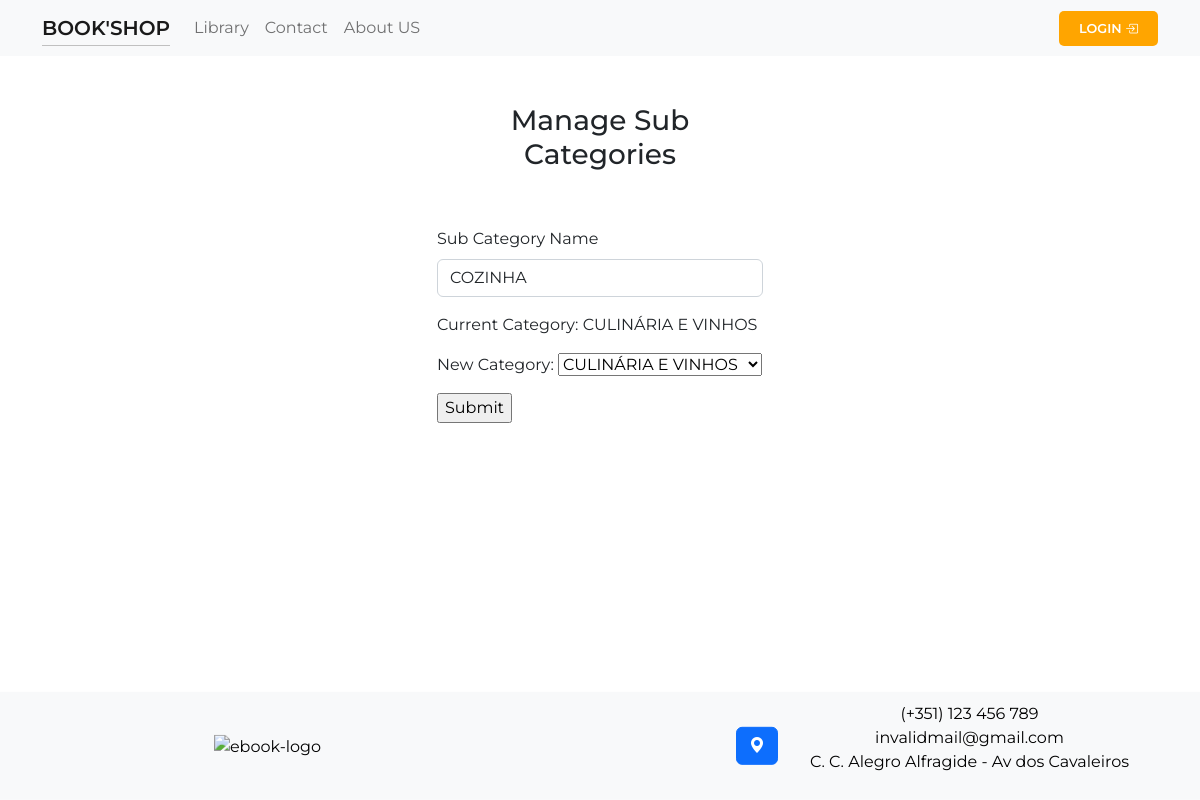
/pages/admin/pages/categories/manage_sub_cat/manage_sub_cat.php?subCatId=1, run on the app's committed database.
### tables this page shows
CREATE TABLE `sub_categories` (
  `ID` int(11) NOT NULL,
  `sub_category_name` varchar(48) NOT NULL,
  `for_category_id` int(11) NOT NULL
);

CREATE TABLE `categories` (
  `ID` int(11) NOT NULL,
  `category_name` varchar(24) NOT NULL
);

### pages/admin/pages/categories/manage_sub_cat/manage_sub_cat.php (the view, shortened to what this page needs)
<?php
    include($_SERVER['DOCUMENT_ROOT'].'/shop/connection/database.php');
    $subCatId = $_GET['subCatId'];
    $subCatQuery = mysqli_query($sql, "SELECT * FROM `sub_categories` WHERE `ID` = '$subCatId'");
    $subCatInfo = mysqli_fetch_assoc($subCatQuery);
    $subCategoryName = $subCatInfo['sub_category_name'];
    $currCategory = mysqli_query($sql, "SELECT * FROM `categories` WHERE `ID` = ".$subCatInfo['for_category_id']."");
    $categoryInfo = mysqli_fetch_assoc($currCategory);
    $categoryName = $categoryInfo['category_name'];
    $forCategoryId = $categoryInfo['ID'];
?>
<!DOCTYPE html>
<html lang="en">
    <?php
        require($_SERVER['DOCUMENT_ROOT'].'/shop/components/head.php');
    ?>
<body>
    <?php require($_SERVER['DOCUMENT_ROOT'].'/shop/components/navbar/navbar.php'); ?>
    <div class="container mt-5 justify-content-center w-50">
        <div class="row flex-column align-items-center justify-content-center">
            <div class="col-md-5 mb-5 text-center">
                <h3 class="page-title">
                    Manage Sub Categories
                </h3>
            </div>
            <div class="col-md-7">
                <form method="post">
                    <div class="mb-3">
                        <label for="newSubCatName" class="form-label">Sub Category Name</label>
                        <input type="text" class="form-control" name="newSubCatName" id="newSubCatName" aria-describedby="newSubCat"
                            value="<?php echo $subCategoryName ?>" required>
                    </div>
                    <div class="mb-3">
                        <div class="col-md">
                            <label for="subCatForCat">
                                <span class="currentCategory">
                                    Current Category:
                                </span>
                                <?= $categoryName ?>
                            </label>
                        </div>
                        <div class="col-md mt-3">
                            <span class="newCategory">
                                New Category:
                            </span>
                            <select id="subCatForCat" name="selectedNewSubCat">
                                <?php
                                    $formatQuery = "SELECT * FROM categories";
                                    $execQuery = mysqli_query($sql, $formatQuery);
                                    if(mysqli_num_rows($execQuery)) {
                                        while($row = mysqli_fetch_array($execQuery)) {
                                            $selected = ($row['ID'] == $forCategoryId) ? 'selected="selected"' : '';
                                            echo  '<option value="'.$row['ID'].'"'.$selected.'>'.$row['category_name'].'</option>';
                                        }
                                    }
                                ?>
                            </select>
                        </div>
                    </div>
                    <input type="submit" name="finishManageSubCat" value="Submit">
                </form>
            </div>
        </div>
    </div>
    <?php require($_SERVER['DOCUMENT_ROOT'].'/shop/components/footer/footer.php'); ?>
</body>
</html>

### components/head.php (style rules this page uses)
html, body { height: 100%; font-family: 'Montserrat', sans-serif; }

### data on the page
sub_categories: newSubCatName "COZINHA"
categories: category_name "CULINÁRIA E VINHOS"

### other printed values
form field selectedNewSubCat "CULINÁRIA E VINHOS"
